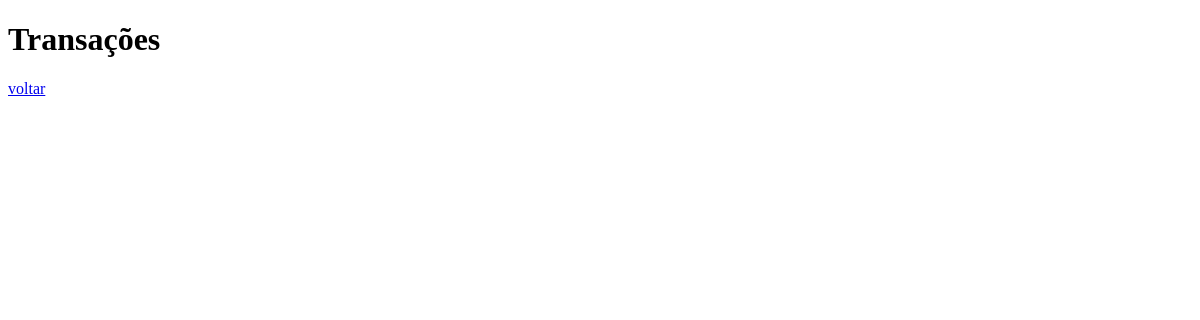
Before: / with the older database file.
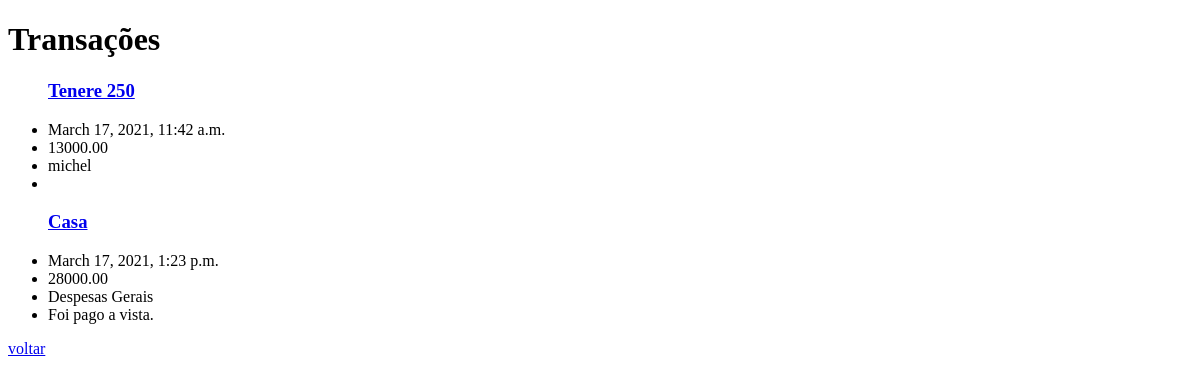
After: the same page with the newer database file.
### contas/models.py (models this page shows, shortened)
class Transacoes(models.Model):
    Data = models.DateTimeField()
    Descricao = models.CharField(max_length=200)
    Valor = models.DecimalField(max_digits=7, decimal_places=2)
    categoria = models.ForeignKey(Categoria, on_delete= models.CASCADE)
    observacoes = models.TextField('Observações transações',null=True, blank=True)

class Categoria (models.Model):
    nome = models.CharField(max_length=100)
    data_criacao = models.DateTimeField(auto_now_add=True)
    def __str__(self):
        return self.nome

### contas/views.py (the view)
# urls.py: path('', listagem , name='url_listagem'),
def listagem(request):
    context={
        'trasacoes':Transacoes.objects.all(),
    }
    return render(request,'contas/listagem.html',context)

### contas/templates/contas/listagem.html (shortened to what this page needs)
<!DOCTYPE html>
<html lang="en">
    <head>
    </head>
    <body>
        <h1>Transações</h1>
        {%for t in trasacoes%}
            <ul>
              <h3> <a href="{% url 'url_update' t.id%}">{{t.Descricao}}</a></h3>
                <li>{{t.Data}}</li>
                <li>{{t.Valor}}</li>
                <li>{{t.categoria}}</li>
                <li>{{t.observacoes}}</li>
            </ul>
            {% endfor %}
        <a href="{% url 'url_nova' %}">voltar</a>
    </body>
</html>

Changed rows visible on the page:
added Transacoes: Descricao "Tenere 250", Data "March 17, 2021, 11:42 a.m.", Valor "13000.00", categoria "michel"
added Transacoes: Descricao "Casa", Data "March 17, 2021, 1:23 p.m.", Valor "28000.00", categoria "Despesas Gerais", observacoes "Foi pago a vista."
